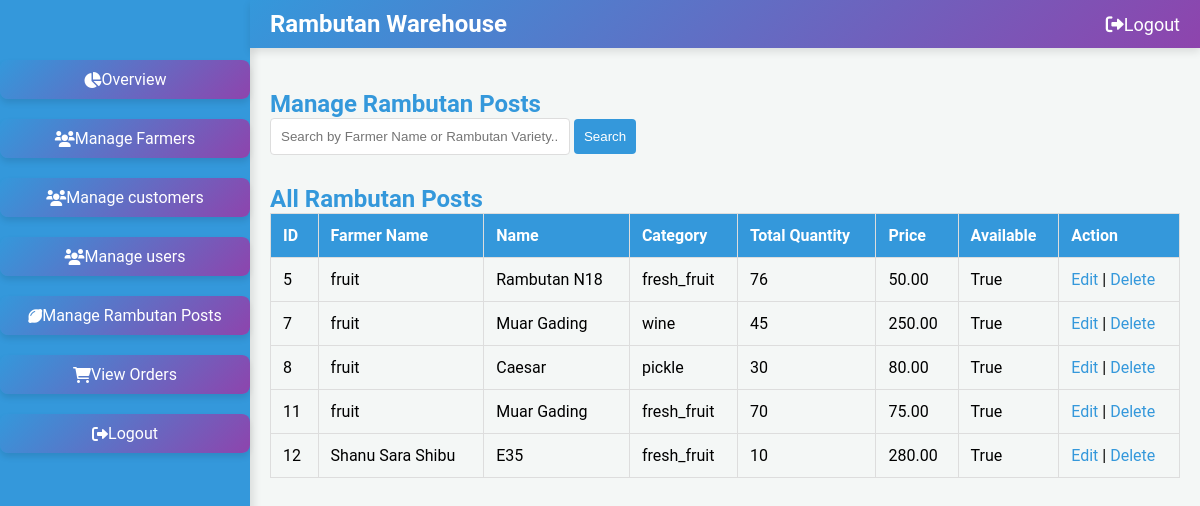
/rambutan/, run on an earlier commit of the app's database.
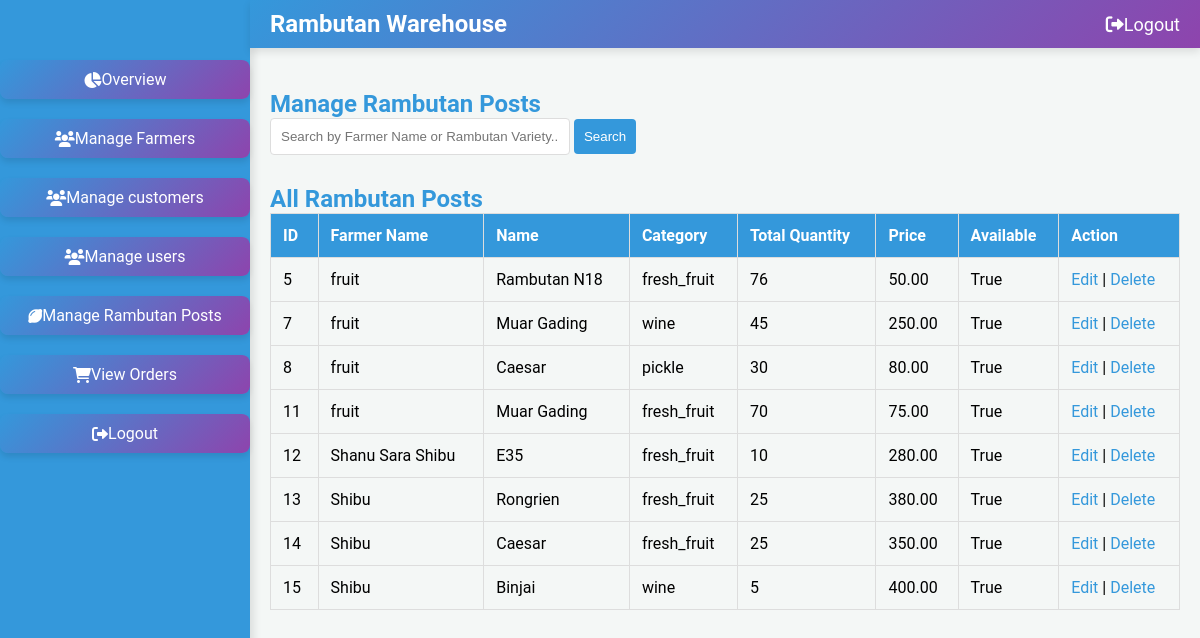
And on a later commit of the database.
### warehouse/models.py (models this page shows, shortened)
class RambutanPost(models.Model):
    farmer = models.ForeignKey('FarmerDetails', on_delete=models.CASCADE, related_name='rambutan_posts')
    PRODUCT_CHOICES = sorted([
        ('Binjai', 'Binjai'),
        ('Caesar', 'Caesar'),
        ('E35', 'E35'),
        ('Hg Deli Baling', 'Hg Deli Baling'),
        ('Jarum Emas', 'Jarum Emas'),
        ('Maharlika', 'Maharlika'),
        ('Malwana', 'Malwana'),
        ('Muar Gading', 'Muar Gading'),
        ('Rambutan N18', 'Rambutan N18'),
        ('Rongrien', 'Rongrien'),
        ('School Boy', 'School Boy'),
        ('other', 'Other')  # 'Other' option placed last
    ], key=lambda x: (x[0] != 'other', x[0]))  # Ensures 'Other' is last
    product = models.CharField(max_length=255, choices=PRODUCT_CHOICES)
    CATEGORY_CHOICES = [
        ('fresh_fruit', 'Fresh Fruit'),
        ('juice', 'Juice'),
        ('pickle', 'Pickle'),
        ('wine', 'Wine'),
    ]
    category = models.CharField(max_length=20, choices=CATEGORY_CHOICES)
    quantity_type = models.CharField(max_length=10, choices=[('kg', 'Kilograms'), ('L', 'Litres')])
    quantity = models.PositiveIntegerField(default=1)
    quantity_left = models.PositiveIntegerField(default=0)
    price = models.DecimalField(max_digits=10, decimal_places=2)
    image = models.ImageField(upload_to='rambutan_images/')
    description = models.TextField()
    created_at = models.DateTimeField(auto_now_add=True)
    is_available = models.BooleanField(default=True)

class FarmerDetails(models.Model):
    MOBILE_NUMBER_PATTERN = '^[6-9]\d{9}$'
    AADHAR_NUMBER_PATTERN = '^\d{12}$'
    ACCOUNT_NUMBER_PATTERN = '^\d{9,18}$'
    IFSC_CODE_PATTERN = '^[A-Z]{4}0[A-Z0-9]{6}$'
    user = models.OneToOneField(Registeruser, on_delete=models.CASCADE, related_name='farmerdetails')
    address = models.TextField()
    mobile_number = models.CharField(max_length=10)
    location = models.CharField(max_length=255)
    aadhar_number = models.CharField(max_length=12)
    bank_name = models.CharField(max_length=255)
    account_number = models.CharField(max_length=18)
    ifsc_code = models.CharField(max_length=11)

class Registeruser(AbstractUser):
    username = models.EmailField(unique=True)
    name = models.CharField(max_length=50,default='noname')
    contact = models.CharField(max_length=250, blank=True)
    address = models.CharField(max_length=250, blank=True)
    place = models.CharField(max_length=100, blank=True)
    role = models.CharField(max_length=10, choices=ROLE_CHOICES)
    is_active = models.BooleanField(default=True)
    groups = models.ManyToManyField(
        Group,
        related_name='registeruser_set',  # Custom related_name
        blank=True,
        help_text='The groups this user belongs to. A user will get all permissions granted to each of their groups.'
    )
    user_permissions = models.ManyToManyField(
        Permission,
        related_name='registeruser_set',  # Custom related_name
        blank=True,
        help_text='Specific permissions for this user.'
    )

### warehouse/views.py (the view)
# urls.py: path('rambutan/', views.manage_rambutan_posts, name='manage_rambutan_posts'),
def manage_rambutan_posts(request):
    query = request.GET.get('search', '')
    if query:
        rambutan_posts = RambutanPost.objects.filter(
            Q(farmer__user__name__icontains=query) | Q(tree_variety__name__icontains=query)
        )
    else:
        rambutan_posts = RambutanPost.objects.all()
    context = {
        'rambutan_posts': rambutan_posts
    }
    return render(request, 'manage_rambutan_posts.html', context)

### warehouse/templates/manage_rambutan_posts.html (shortened to what this page needs)
{% load static %}
<!DOCTYPE html>
<html lang="en">
<head>
    <link rel="stylesheet" href="https://cdnjs.cloudflare.com/ajax/libs/font-awesome/6.0.0-beta3/css/all.min.css">
    <link href="https://cdn.jsdelivr.net/npm/sweetalert2@11/dist/sweetalert2.min.css" rel="stylesheet">
    <link rel="stylesheet" href="{% static 'css/admin_manage_post.css' %}">
</head>
<body>
    <div class="sidebar">
        <ul>
            <li><a href="{% url 'admin_dashboard' %}"><i class="fas fa-chart-pie"></i> Overview</a></li>
            <li><a href="{% url 'manage_farmers' %}"><i class="fas fa-users"></i> Manage Farmers</a></li>
            <li><a href="{% url 'manage_customers' %}"><i class="fas fa-users"></i> Manage customers</a></li>
            <li><a href="{% url 'manage_users' %}"><i class="fas fa-users"></i> Manage users</a></li>
            <li><a href="{% url 'manage_rambutan_posts' %}"><i class="fas fa-lemon"></i> Manage Rambutan Posts</a></li>
            <li><a href="{% url 'view_orders' %}"><i class="fas fa-shopping-cart"></i> View Orders</a></li>
            <li><a href="{% url 'logout' %}" id="sidebar-logout"><i class="fas fa-sign-out-alt"></i> Logout</a></li>
        </ul>
    </div>
    <div class="top-navbar">
        <div class="logo">
            <span class="logo-text">Rambutan Warehouse</span>
        </div>
        <ul>
            <li><a href="{% url 'logout' %}"><i class="fas fa-sign-out-alt"></i> Logout</a></li>
        </ul>
    </div>
    <div class="main">
        <h2>Manage Rambutan Posts</h2>
        <div class="search-container">
            <form method="GET" action="">
                <input type="text" name="search" placeholder="Search by Farmer Name or Rambutan Variety...">
                <button type="submit">Search</button>
            </form>
        </div>
        <div class="table-container">
            <h2>All Rambutan Posts</h2>
            <table>
                <tr>
                    <th>ID</th>
                    <th>Farmer Name</th>
                    <th>Name</th>
                    <th>Category</th>
                    <th>Total Quantity</th>
                    <th>Price</th>
                    <th>Available</th>
                    <th>Action</th>
                </tr>
                {% for post in rambutan_posts %}
                <tr>
                    <td>{{ post.id }}</td>
                    <td>{{ post.farmer.user.name }}</td>
                    <td>{{ post.product }}</td>
                    <td>{{ post.category }}</td>
                    <td>{{ post.quantity }}</td>
                    <td>{{ post.price }}</td>
                    <td>{{ post.is_available }}</td>
                    <td>
                        <a href="{% url 'edit_rambutan_post' post.id %}">Edit</a> |
                        <a href="{% url 'delete_rambutan_post' post.id %}" class="delete-button">Delete</a>
                    </td>
                </tr>
                {% empty %}
                <tr>
                    <td colspan="7">No rambutan posts found</td>
                </tr>
                {% endfor %}
            </table>
        </div>
    </div>
</body>
</html>

What changed in the data, as far as the page shows it:
added RambutanPost: id "13", farmer.user.name "Shibu", product "Rongrien", category "fresh_fruit", quantity "25", price "380.00", is_available "True"
added RambutanPost: id "14", farmer.user.name "Shibu", product "Caesar", category "fresh_fruit", quantity "25", price "350.00", is_available "True"
added RambutanPost: id "15", farmer.user.name "Shibu", product "Binjai", category "wine", quantity "5", price "400.00", is_available "True"
